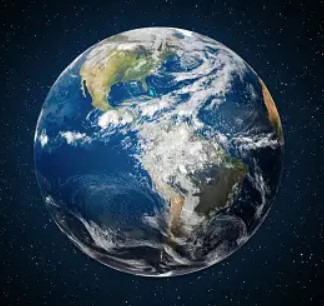
#> input picture sphere_texture.jpg, 324 x 306 px, found by its file name
$ python sphere_20240320093330.py
#> lines starting #> are read from the running program, lines starting #| are printed output that depends on the picture
import numpy as np
import matplotlib.pyplot as plt
from mpl_toolkits.mplot3d import Axes3D
from matplotlib.image import imread

# Load the texture image of the Earth
sphere_texture = imread('sphere_texture.jpg') / 255.0 # Normalize the color values to be in the range 0-1

# Adjust brightness by scaling the color values
brightness_scale = 1.5  # Increase or decrease to adjust brightness
adjusted_sphere_texture = np.clip(sphere_texture * brightness_scale, 0, 1)  # Clip values to be within [0, 1] range
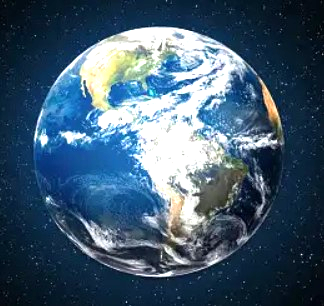
#> adjusted_sphere_texture: shape (306, 324, 3) float64; mean R, G, B 0.257, 0.356, 0.439

# Create a sphere representing the Earth
u = np.linspace(0, 2 * np.pi, 100)
v = np.linspace(0, np.pi, 50)
u, v = np.meshgrid(u, v)
x = np.cos(u) * np.sin(v)
y = np.sin(u) * np.sin(v)
z = np.cos(v)

# Create a new figure
fig = plt.figure()

# Add a 3D subplot
ax = fig.add_subplot(111, projection='3d')

# Plot the Earth with adjusted brightness texture map
#> (the run stopped early here; a loop or call above may not have finished)
